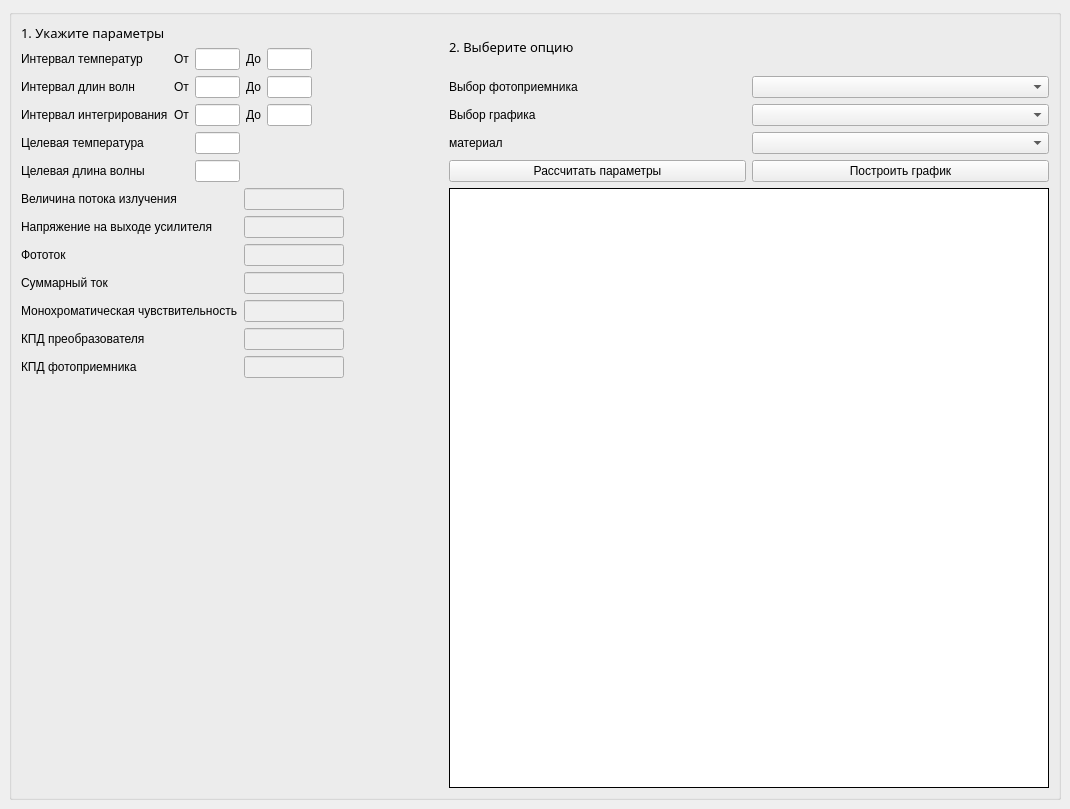
<?xml version="1.0" encoding="UTF-8"?>
<ui version="4.0">
 <class>MainWindow</class>
 <widget class="QMainWindow" name="MainWindow">
  <property name="geometry">
   <rect>
    <x>0</x>
    <y>0</y>
    <width>1070</width>
    <height>773</height>
   </rect>
  </property>
  <property name="windowTitle">
   <string>MainWindow</string>
  </property>
  <widget class="QWidget" name="centralwidget">
   <layout class="QGridLayout" name="gridLayout_5">
    <item row="0" column="0">
     <widget class="QGroupBox" name="groupBox">
      <property name="sizePolicy">
       <sizepolicy hsizetype="Expanding" vsizetype="Expanding">
        <horstretch>0</horstretch>
        <verstretch>0</verstretch>
       </sizepolicy>
      </property>
      <layout class="QGridLayout" name="gridLayout_4">
       <item row="1" column="0">
        <layout class="QGridLayout" name="gridLayout_2">
         <item row="1" column="1">
          <widget class="QLineEdit" name="PowerOut">
           <property name="enabled">
            <bool>false</bool>
           </property>
           <property name="maximumSize">
            <size>
             <width>100</width>
             <height>16777215</height>
            </size>
           </property>
          </widget>
         </item>
         <item row="5" column="1">
          <widget class="QLineEdit" name="KPDPreobr">
           <property name="enabled">
            <bool>false</bool>
           </property>
           <property name="maximumSize">
            <size>
             <width>100</width>
             <height>16777215</height>
            </size>
           </property>
          </widget>
         </item>
         <item row="4" column="0">
          <widget class="QLabel" name="label_20">
           <property name="text">
            <string>Монохроматическая чувствительность</string>
           </property>
          </widget>
         </item>
         <item row="4" column="1">
          <widget class="QLineEdit" name="Monochromatic">
           <property name="enabled">
            <bool>false</bool>
           </property>
           <property name="maximumSize">
            <size>
             <width>100</width>
             <height>16777215</height>
            </size>
           </property>
          </widget>
         </item>
         <item row="6" column="1">
          <widget class="QLineEdit" name="KPDRceiver">
           <property name="enabled">
            <bool>false</bool>
           </property>
           <property name="maximumSize">
            <size>
             <width>100</width>
             <height>16777215</height>
            </size>
           </property>
          </widget>
         </item>
         <item row="3" column="0">
          <widget class="QLabel" name="label_19">
           <property name="text">
            <string>Суммарный ток</string>
           </property>
          </widget>
         </item>
         <item row="1" column="0">
          <widget class="QLabel" name="label_17">
           <property name="text">
            <string>Напряжение на выходе усилителя</string>
           </property>
          </widget>
         </item>
         <item row="0" column="1">
          <widget class="QLineEdit" name="FluxValueOut">
           <property name="enabled">
            <bool>false</bool>
           </property>
           <property name="maximumSize">
            <size>
             <width>100</width>
             <height>16777215</height>
            </size>
           </property>
          </widget>
         </item>
         <item row="2" column="1">
          <widget class="QLineEdit" name="FluxOut">
           <property name="enabled">
            <bool>false</bool>
           </property>
           <property name="maximumSize">
            <size>
             <width>100</width>
             <height>16777215</height>
            </size>
           </property>
          </widget>
         </item>
         <item row="2" column="0">
          <widget class="QLabel" name="label_18">
           <property name="text">
            <string>Фототок</string>
           </property>
          </widget>
         </item>
         <item row="6" column="0">
          <widget class="QLabel" name="label_22">
           <property name="text">
            <string>КПД фотоприемника</string>
           </property>
          </widget>
         </item>
         <item row="3" column="1">
          <widget class="QLineEdit" name="SummaryCurrent">
           <property name="enabled">
            <bool>false</bool>
           </property>
           <property name="maximumSize">
            <size>
             <width>100</width>
             <height>16777215</height>
            </size>
           </property>
          </widget>
         </item>
         <item row="5" column="0">
          <widget class="QLabel" name="label_21">
           <property name="text">
            <string>КПД преобразователя</string>
           </property>
          </widget>
         </item>
         <item row="0" column="0">
          <widget class="QLabel" name="label_16">
           <property name="text">
            <string>Величина потока излучения</string>
           </property>
          </widget>
         </item>
         <item row="3" column="2">
          <spacer name="horizontalSpacer">
           <property name="orientation">
            <enum>Qt::Horizontal</enum>
           </property>
           <property name="sizeHint" stdset="0">
            <size>
             <width>40</width>
             <height>20</height>
            </size>
           </property>
          </spacer>
         </item>
         <item row="7" column="1">
          <spacer name="verticalSpacer">
           <property name="orientation">
            <enum>Qt::Vertical</enum>
           </property>
           <property name="sizeHint" stdset="0">
            <size>
             <width>20</width>
             <height>40</height>
            </size>
           </property>
          </spacer>
         </item>
        </layout>
       </item>
       <item row="0" column="0">
        <layout class="QGridLayout" name="gridLayout">
         <item row="1" column="2">
          <widget class="QLabel" name="label_11">
           <property name="text">
            <string>От</string>
           </property>
          </widget>
         </item>
         <item row="5" column="1">
          <widget class="QLabel" name="label_4">
           <property name="text">
            <string>Целевая длина волны</string>
           </property>
          </widget>
         </item>
         <item row="0" column="1">
          <widget class="QLabel" name="label_6">
           <property name="font">
            <font>
             <family>Impact</family>
             <pointsize>10</pointsize>
            </font>
           </property>
           <property name="text">
            <string>1. Укажите параметры</string>
           </property>
          </widget>
         </item>
         <item row="1" column="3">
          <widget class="QLineEdit" name="TempStart">
           <property name="maximumSize">
            <size>
             <width>45</width>
             <height>16777215</height>
            </size>
           </property>
          </widget>
         </item>
         <item row="3" column="1">
          <widget class="QLabel" name="label_10">
           <property name="text">
            <string>Интервал интегрирования</string>
           </property>
          </widget>
         </item>
         <item row="2" column="5">
          <widget class="QLineEdit" name="WaveEnd">
           <property name="maximumSize">
            <size>
             <width>45</width>
             <height>16777215</height>
            </size>
           </property>
          </widget>
         </item>
         <item row="1" column="1">
          <widget class="QLabel" name="label">
           <property name="text">
            <string>Интервал температур</string>
           </property>
          </widget>
         </item>
         <item row="2" column="3">
          <widget class="QLineEdit" name="WaveStart">
           <property name="maximumSize">
            <size>
             <width>45</width>
             <height>16777215</height>
            </size>
           </property>
          </widget>
         </item>
         <item row="4" column="3">
          <widget class="QLineEdit" name="TargetTemp">
           <property name="maximumSize">
            <size>
             <width>45</width>
             <height>16777215</height>
            </size>
           </property>
          </widget>
         </item>
         <item row="4" column="1">
          <widget class="QLabel" name="label_3">
           <property name="text">
            <string>Целевая температура</string>
           </property>
          </widget>
         </item>
         <item row="5" column="3">
          <widget class="QLineEdit" name="TargetWave">
           <property name="maximumSize">
            <size>
             <width>45</width>
             <height>16777215</height>
            </size>
           </property>
          </widget>
         </item>
         <item row="2" column="1">
          <widget class="QLabel" name="label_2">
           <property name="text">
            <string>Интервал длин волн</string>
           </property>
          </widget>
         </item>
         <item row="1" column="5">
          <widget class="QLineEdit" name="TempEnd">
           <property name="maximumSize">
            <size>
             <width>45</width>
             <height>16777215</height>
            </size>
           </property>
          </widget>
         </item>
         <item row="1" column="6">
          <spacer name="horizontalSpacer_2">
           <property name="orientation">
            <enum>Qt::Horizontal</enum>
           </property>
           <property name="sizeHint" stdset="0">
            <size>
             <width>40</width>
             <height>20</height>
            </size>
           </property>
          </spacer>
         </item>
         <item row="1" column="4">
          <widget class="QLabel" name="label_12">
           <property name="text">
            <string>До</string>
           </property>
          </widget>
         </item>
         <item row="2" column="2">
          <widget class="QLabel" name="label_13">
           <property name="text">
            <string>От</string>
           </property>
          </widget>
         </item>
         <item row="2" column="4">
          <widget class="QLabel" name="label_14">
           <property name="text">
            <string>До</string>
           </property>
          </widget>
         </item>
         <item row="3" column="2">
          <widget class="QLabel" name="label_15">
           <property name="text">
            <string>От</string>
           </property>
          </widget>
         </item>
         <item row="3" column="4">
          <widget class="QLabel" name="label_23">
           <property name="text">
            <string>До</string>
           </property>
          </widget>
         </item>
         <item row="3" column="3">
          <widget class="QLineEdit" name="IntStart">
           <property name="maximumSize">
            <size>
             <width>45</width>
             <height>16777215</height>
            </size>
           </property>
          </widget>
         </item>
         <item row="3" column="5">
          <widget class="QLineEdit" name="IntEnd">
           <property name="maximumSize">
            <size>
             <width>45</width>
             <height>16777215</height>
            </size>
           </property>
          </widget>
         </item>
        </layout>
       </item>
       <item row="0" column="1">
        <layout class="QGridLayout" name="gridLayout_3">
         <item row="4" column="0">
          <widget class="QPushButton" name="Calculate">
           <property name="text">
            <string>Рассчитать параметры</string>
           </property>
          </widget>
         </item>
         <item row="1" column="0">
          <widget class="QLabel" name="label_5">
           <property name="text">
            <string>Выбор фотоприемника</string>
           </property>
          </widget>
         </item>
         <item row="1" column="1">
          <widget class="QComboBox" name="ReceiverBox"/>
         </item>
         <item row="0" column="0">
          <widget class="QLabel" name="label_7">
           <property name="font">
            <font>
             <family>Impact</family>
             <pointsize>10</pointsize>
            </font>
           </property>
           <property name="text">
            <string>2. Выберите опцию</string>
           </property>
          </widget>
         </item>
         <item row="2" column="1">
          <widget class="QComboBox" name="PlotBox"/>
         </item>
         <item row="2" column="0">
          <widget class="QLabel" name="label_8">
           <property name="text">
            <string>Выбор графика</string>
           </property>
          </widget>
         </item>
         <item row="4" column="1">
          <widget class="QPushButton" name="PlotGraph">
           <property name="text">
            <string>Построить график</string>
           </property>
          </widget>
         </item>
         <item row="3" column="0">
          <widget class="QLabel" name="label_9">
           <property name="text">
            <string>материал</string>
           </property>
          </widget>
         </item>
         <item row="3" column="1">
          <widget class="QComboBox" name="MaterialBox"/>
         </item>
        </layout>
       </item>
       <item row="1" column="1">
        <widget class="QWidget" name="PlotPlace" native="true">
         <property name="sizePolicy">
          <sizepolicy hsizetype="Expanding" vsizetype="Expanding">
           <horstretch>0</horstretch>
           <verstretch>0</verstretch>
          </sizepolicy>
         </property>
         <property name="minimumSize">
          <size>
           <width>600</width>
           <height>600</height>
          </size>
         </property>
         <property name="styleSheet">
          <string notr="true">background-color: rgb(255, 255, 255);
border: 1px solid rgb(0, 0, 0);</string>
         </property>
        </widget>
       </item>
      </layout>
     </widget>
    </item>
   </layout>
  </widget>
 </widget>
 <resources/>
 <connections/>
</ui>
